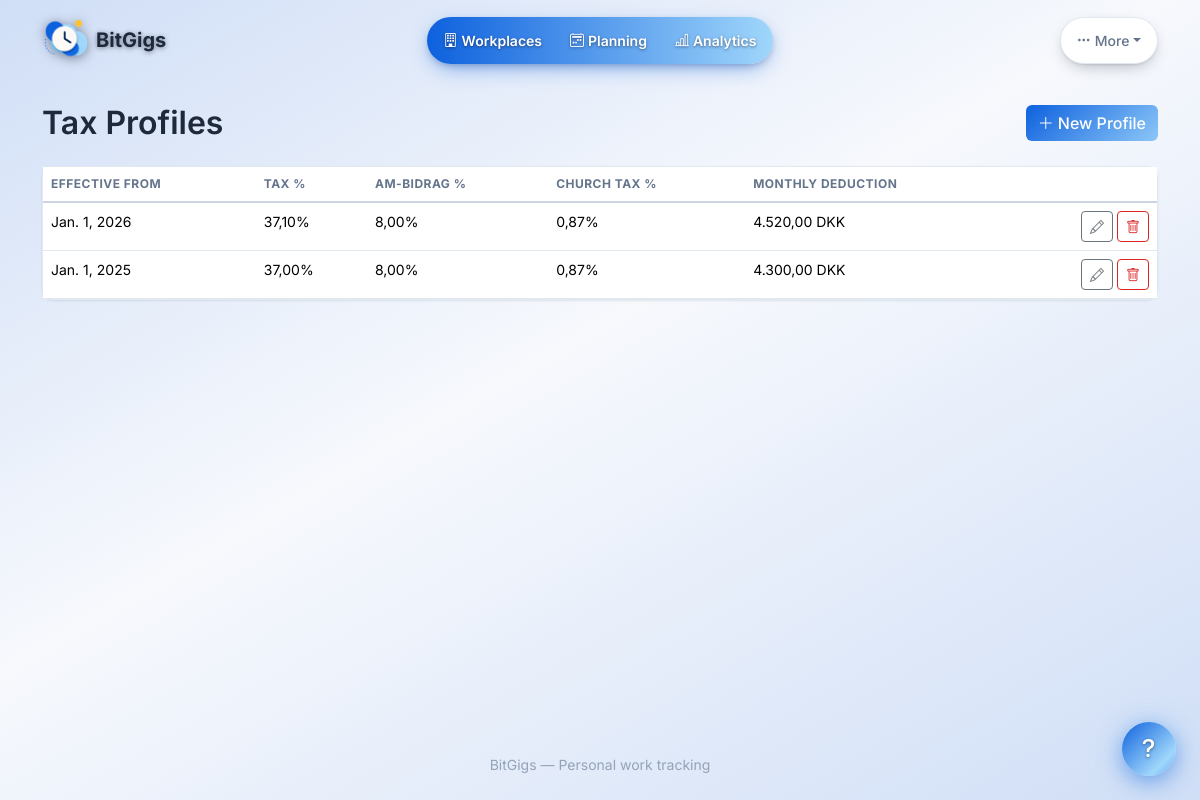
The app's page /tax-profiles/ (signed in) with its own data.
### apps/core/models.py (models this page shows, shortened)
class TaxProfile(models.Model):
    monthly_deduction = models.DecimalField(
        max_digits=10,
        decimal_places=2,
        help_text="Monthly personal tax deduction (personfradrag) in DKK.",
    )
    tax_percent = models.DecimalField(
        max_digits=5,
        decimal_places=2,
        validators=[MinValueValidator(0), MaxValueValidator(100)],
        help_text="Combined municipality + health tax rate (trækprocent).",
    )
    church_tax_percent = models.DecimalField(
        max_digits=5,
        decimal_places=2,
        default=0,
        validators=[MinValueValidator(0), MaxValueValidator(100)],
        help_text="Church tax rate (kirkeskat). Set to 0 if not a member.",
    )
    am_bidrag_percent = models.DecimalField(
        max_digits=5,
        decimal_places=2,
        default=8.00,
        validators=[MinValueValidator(0), MaxValueValidator(100)],
        help_text="AM-bidrag (labour market contribution), typically 8%.",
    )
    effective_from = models.DateField(
        unique=True,
        help_text="This profile applies from this date forward.",
    )
    created_at = models.DateTimeField(auto_now_add=True)
    updated_at = models.DateTimeField(auto_now=True)
    class Meta:
        ordering = ["-effective_from"]

### apps/core/views.py (the view)
# urls.py: path("tax-profiles/", views.TaxProfileListView.as_view(), name="taxprofile-list"),
class TaxProfileListView(View):
    def get(self, request):
        profiles = TaxProfile.objects.all()
        return render(request, "core/taxprofile_list.html", {"profiles": profiles})

### apps/core/context_processors.py (called while the page is built, shortened)
def sso_status(request):
    from .sso import get_brand
    return {
        "sso_enabled": settings.SSO_ENABLED,
        "sso_provider_id": settings.SSO_PROVIDER_ID,
        "sso_brand": get_brand(),
    }

def onboarding_status(request):
    if getattr(request, "session", None) is not None and request.session.get("onboarding_complete"):
        return {"onboarding_complete": True, "setup_in_progress": False}

### apps/core/features.py (called while the page is built)
def enabled_map(settings=None) -> dict[str, bool]:
    from .models import UserSettings
    settings = settings or UserSettings.load()
    return {f.key: bool(getattr(settings, f.setting, True)) for f in FEATURES}

def feature_for_view(view_name: str) -> Feature | None:
    if not view_name:
        return None
    best: Feature | None = None
    best_len = 0
    for feature in FEATURES:
        for prefix in feature.view_prefixes:
            if view_name.startswith(prefix) and len(prefix) > best_len:
                best, best_len = feature, len(prefix)
    return best

def blocked_feature(view_name: str, settings=None) -> Feature | None:
    feature = feature_for_view(view_name)
    if feature is None or is_enabled(feature.key, settings):
        return None
    return feature

### apps/core/models.py (called while the page is built)
    @classmethod
    def load(cls):
        obj, _ = cls.objects.get_or_create(pk=1)
        return obj

### apps/core/sso.py (called while the page is built)
def _parse_hex(value):
    raw = (value or "").strip().lstrip("#")
    if len(raw) == 3:
        raw = "".join(c * 2 for c in raw)
    if len(raw) != 6:
        return None
    try:
        return tuple(int(raw[i:i + 2], 16) for i in (0, 2, 4))
    except ValueError:
        return None

def _relative_luminance(rgb):
    def channel(value):
        c = value / 255
        return c / 12.92 if c <= 0.04045 else ((c + 0.055) / 1.055) ** 2.4
    r, g, b = (channel(v) for v in rgb)
    return 0.2126 * r + 0.7152 * g + 0.0722 * b

def _readable_text(rgb):
    background = _relative_luminance(rgb)
    on_light = (background + 0.05) / (_relative_luminance((30, 41, 59)) + 0.05)
    on_white = 1.05 / (background + 0.05)
    return _DARK_TEXT if on_light > on_white else _LIGHT_TEXT

### apps/core/templatetags/dk_filters.py (called while the page is built)
@register.filter(name="dk")
def danish_number(value, decimals=2):
    if value is None or value == "":
        return ""
    try:
        decimals = int(decimals)
    except (TypeError, ValueError):
        decimals = 2
    out = floatformat(value, f"{decimals}g")
    return out.replace("-", "−") if out else out

### apps/core/templates/core/taxprofile_list.html (shortened to what this page needs)
{% extends "base.html" %}
{% load dk_filters %}
{% block content %}
<div class="d-flex justify-content-between align-items-center mb-4">
  <h2 class="mb-0">Tax Profiles</h2>
  <a href="{% url 'core:taxprofile-create' %}" class="btn btn-primary">
    <i class="bi bi-plus-lg me-1"></i>New Profile
  </a>
</div>
<div class="card">
  <div class="table-responsive">
    <table class="table table-hover mb-0">
      <thead>
        <tr>
          <th>Effective From</th>
          <th>Tax %</th>
          <th>AM-bidrag %</th>
          <th>Church Tax %</th>
          <th>Monthly Deduction</th>
          <th></th>
        </tr>
      </thead>
      <tbody>
        {% for p in profiles %}
        <tr>
          <td>{{ p.effective_from }}</td>
          <td>{{ p.tax_percent|dk }}%</td>
          <td>{{ p.am_bidrag_percent|dk }}%</td>
          <td>{{ p.church_tax_percent|dk }}%</td>
          <td><span class="money">{{ p.monthly_deduction|dk }}</span> DKK</td>
          <td class="text-end">
            <a href="{% url 'core:taxprofile-update' p.pk %}" class="btn btn-sm btn-outline-secondary">
              <i class="bi bi-pencil"></i>
            </a>
            <form method="post" action="{% url 'core:taxprofile-delete' p.pk %}" class="d-inline">
              <button class="btn btn-sm btn-outline-danger"
                      onclick="return confirm('Delete this profile?')">
                <i class="bi bi-trash"></i>
              </button>
            </form>
          </td>
        </tr>
        {% empty %}
        <tr><td colspan="6" class="text-muted text-center py-4">No tax profiles configured.</td></tr>
        {% endfor %}
      </tbody>
    </table>
  </div>
</div>
{% endblock %}

### records on screen
TaxProfile: effective_from "Jan. 1, 2026", tax_percent|dk "37,10", am_bidrag_percent|dk "8,00", church_tax_percent|dk "0,87", monthly_deduction|dk "4.520,00"
TaxProfile: effective_from "Jan. 1, 2025", tax_percent|dk "37,00", am_bidrag_percent|dk "8,00", church_tax_percent|dk "0,87", monthly_deduction|dk "4.300,00"
